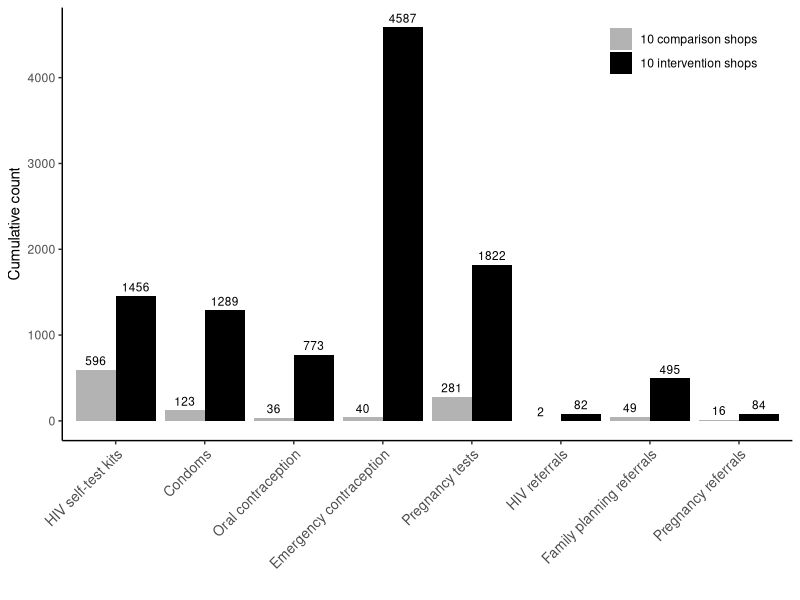
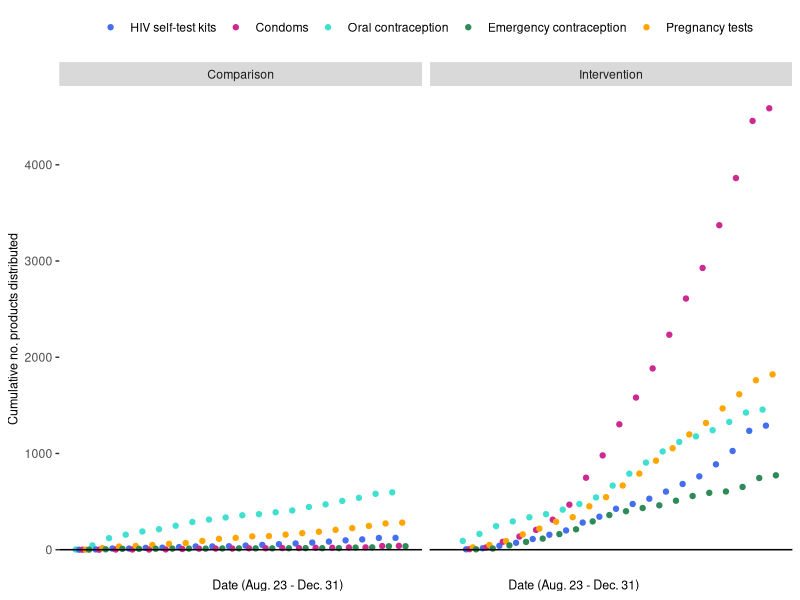
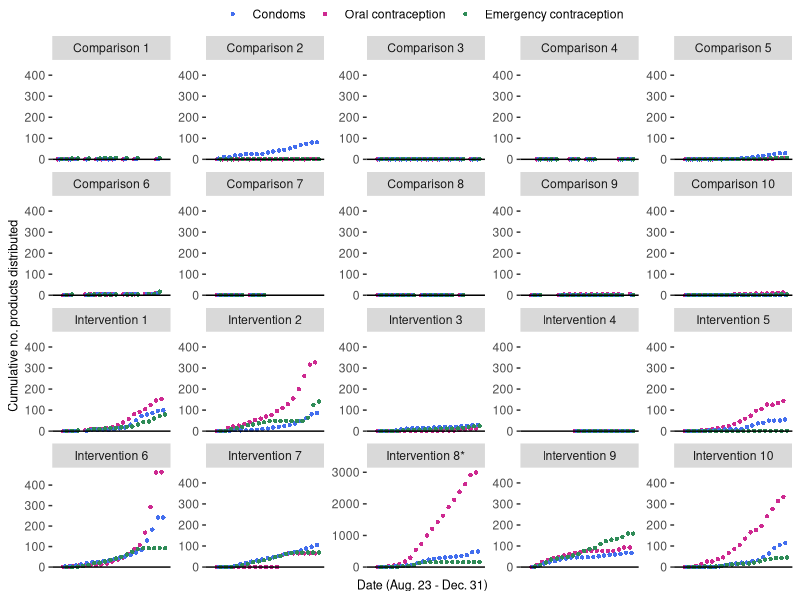

Recreate these plots in R, in order.
## ---- chunk 1
knitr::opts_chunk$set(echo = TRUE)

# Library packages
library("tidyverse")
library("lubridate")

# Load shopkeeper record-keeping data from 20 shops
pink_log <- read_csv("ADDO_record_23Sept2022.csv")

## ---- chunk 2

# Data frame 1: Sum distribution by study arm and week 
pink_weekly <- pink_log %>% 
  group_by(study.arm, epi.week) %>% 
  summarize(hivst = sum(pink.hivst, na.rm = TRUE),
            condoms = sum(condoms, na.rm = TRUE), 
            oc = sum(oc, na.rm = TRUE),
            ec = sum(ec, na.rm = TRUE),
            preg = sum(preg.test, na.rm = TRUE), 
            srh = condoms + oc + ec, 
            hiv.ref = sum(hiv.ref, na.rm = TRUE),
            fp.ref = sum(fp.ref, na.rm = TRUE),
            preg.ref = sum(preg.ref, na.rm = TRUE),
            ref = hiv.ref + fp.ref + preg.ref)

## Add cumulative counts over time
pink_weekly <- arrange(pink_weekly, pink_weekly$study.arm, pink_weekly$epi.week) # Arrange by study arm and then week
pink_weekly$c.hivst <- ave(pink_weekly$hivst, pink_weekly$study.arm, FUN = cumsum)
pink_weekly$c.condoms <- ave(pink_weekly$condoms, pink_weekly$study.arm, FUN = cumsum)
pink_weekly$c.oc <- ave(pink_weekly$oc, pink_weekly$study.arm, FUN = cumsum)
pink_weekly$c.ec <- ave(pink_weekly$ec, pink_weekly$study.arm, FUN = cumsum)
pink_weekly$c.preg <- ave(pink_weekly$preg, pink_weekly$study.arm, FUN = cumsum)
pink_weekly$c.srh <- ave(pink_weekly$srh, pink_weekly$study.arm, FUN = cumsum)
pink_weekly$c.hiv.ref <- ave(pink_weekly$hiv.ref, pink_weekly$study.arm, FUN = cumsum)
pink_weekly$c.fp.ref <- ave(pink_weekly$fp.ref, pink_weekly$study.arm, FUN = cumsum)
pink_weekly$c.preg.ref <- ave(pink_weekly$preg.ref, pink_weekly$study.arm, FUN = cumsum)
pink_weekly$c.ref <- ave(pink_weekly$ref, pink_weekly$study.arm, FUN = cumsum)


# Data frame 2: Sum distribution by study arm only (total/cumulative)
pink_total <- pink_log %>% 
  group_by(study.arm) %>%
  summarize(c.hivst = sum(pink.hivst, na.rm = TRUE),
            c.condoms = sum(condoms, na.rm = TRUE),
            c.oc = sum(oc, na.rm = TRUE),
            c.ec = sum(ec, na.rm = TRUE),
            c.preg = sum(preg.test, na.rm = TRUE),
            c.srh = c.condoms + c.oc + c.ec, 
            c.hiv.ref = sum(hiv.ref, na.rm = TRUE), 
            c.fp.ref = sum(fp.ref, na.rm = TRUE),
            c.preg.ref = sum(preg.ref, na.rm = TRUE),
            c.ref = c.hiv.ref + c.fp.ref + c.preg.ref)


# Data frame 3: Sum distribution by shop ID and week 
pink_shop_weekly <- pink_log %>% 
  group_by(shop.id, epi.week) %>% 
  summarize(hivst = sum(pink.hivst, na.rm = TRUE),
            condoms = sum(condoms, na.rm = TRUE),
            oc = sum(oc, na.rm = TRUE),
            ec = sum(ec, na.rm = TRUE),
            preg = sum(preg.test, na.rm = TRUE), 
            srh = condoms + oc + ec,
            hiv.ref = sum(hiv.ref, na.rm = TRUE),
            fp.ref = sum(fp.ref, na.rm = TRUE),
            preg.ref = sum(preg.ref, na.rm = TRUE),
            ref = hiv.ref + fp.ref + preg.ref)

## Add cumulative counts over time
pink_shop_weekly <- arrange(pink_shop_weekly, pink_shop_weekly$shop.id, pink_shop_weekly$epi.week) # Arrange by study arm and then week
pink_shop_weekly$c.hivst <- ave(pink_shop_weekly$hivst, pink_shop_weekly$shop.id, FUN = cumsum)
pink_shop_weekly$c.condoms <- ave(pink_shop_weekly$condoms, pink_shop_weekly$shop.id, FUN = cumsum)
pink_shop_weekly$c.oc <- ave(pink_shop_weekly$oc, pink_shop_weekly$shop.id, FUN = cumsum)
pink_shop_weekly$c.ec <- ave(pink_shop_weekly$ec, pink_shop_weekly$shop.id, FUN = cumsum)
pink_shop_weekly$c.preg <- ave(pink_shop_weekly$preg, pink_shop_weekly$shop.id, FUN = cumsum)
pink_shop_weekly$c.srh <- ave(pink_shop_weekly$srh, pink_shop_weekly$shop.id, FUN = cumsum)
pink_shop_weekly$c.hiv.ref <- ave(pink_shop_weekly$hiv.ref, pink_shop_weekly$shop.id, FUN = cumsum)
pink_shop_weekly$c.fp.ref <- ave(pink_shop_weekly$fp.ref, pink_shop_weekly$shop.id, FUN = cumsum)
pink_shop_weekly$c.preg.ref <- ave(pink_shop_weekly$preg.ref, pink_shop_weekly$shop.id, FUN = cumsum)
pink_shop_weekly$c.ref <- ave(pink_shop_weekly$ref, pink_shop_weekly$shop.id, FUN = cumsum)

## Merge back study arm variable
study_arm <- distinct(pink_log[,c(1,4)])
pink_shop_weekly <- merge(pink_shop_weekly, study_arm)


# Data frame 4: Sum distribution by shop ID (total/cumulative)
pink_shop_total <- pink_log %>% 
  group_by(shop.id) %>%
  summarize(c.hivst = sum(pink.hivst, na.rm = TRUE),
            c.condoms = sum(condoms, na.rm = TRUE),
            c.oc = sum(oc, na.rm = TRUE),
            c.ec = sum(ec, na.rm = TRUE),
            c.preg = sum(preg.test, na.rm = TRUE),
            c.srh = c.condoms + c.oc + c.ec, 
            c.hiv.ref = sum(hiv.ref, na.rm = TRUE), 
            c.fp.ref = sum(fp.ref, na.rm = TRUE),
            c.preg.ref = sum(preg.ref, na.rm = TRUE),
            c.ref = c.hiv.ref + c.fp.ref + c.preg.ref)

## Merge back study arm variable
pink_shop_total <- merge(pink_shop_total, study_arm)

## ---- chunk 3

# Calculate mean (SD) and median (Q1, Q3) product/referral provision per shop by study arm

desc.arm <- pink_shop_total %>%
  group_by(study.arm) %>%
  summarise(
    mean.hivst = mean(c.hivst, na.rm = TRUE),
    sd.hivst = sd(c.hivst, na.rm = TRUE),
    med.hivst = median(c.hivst, na.rm = TRUE),  
    q1.hivst = quantile(c.hivst, prob = .25, na.rm = TRUE),
    q3.hivst = quantile(c.hivst, prob = .75, na.rm = TRUE),
    
    mean.srh = mean(c.srh, na.rm = TRUE),
    sd.srh = sd(c.srh, na.rm = TRUE),
    med.srh = median(c.srh, na.rm = TRUE),
    q1.srh = quantile(c.srh, prob = .25, na.rm = TRUE),
    q3.srh = quantile(c.srh, prob = .75, na.rm = TRUE),
    
    mean.condoms = mean(c.condoms, na.rm = TRUE),
    sd.condoms = sd(c.condoms, na.rm = TRUE),
    med.condoms = median(c.condoms, na.rm = TRUE),
    q1.condoms = quantile(c.condoms, prob = .25, na.rm = TRUE),
    q3.condoms = quantile(c.condoms, prob = .75, na.rm = TRUE),
    
    mean.oc = mean(c.oc, na.rm = TRUE),
    sd.oc = sd(c.oc, na.rm = TRUE),
    med.oc = median(c.oc, na.rm = TRUE),
    q1.oc = quantile(c.oc, prob = .25, na.rm = TRUE),
    q3.oc = quantile(c.oc, prob = .75, na.rm = TRUE),
    
    mean.ec = mean(c.ec, na.rm = TRUE),
    sd.ec = sd(c.ec, na.rm = TRUE),
    med.ec = median(c.ec, na.rm = TRUE),
    q1.ec = quantile(c.ec, prob = .25, na.rm = TRUE),
    q3.ec = quantile(c.ec, prob = .75, na.rm = TRUE),
    
    mean.preg = mean(c.preg, na.rm = TRUE),
    sd.preg = sd(c.preg, na.rm = TRUE),
    med.preg = median(c.preg, na.rm = TRUE), 
    q1.preg = quantile(c.preg, prob = .25, na.rm = TRUE),
    q3.preg = quantile(c.preg, prob = .75, na.rm = TRUE),
    
    mean.hiv.ref = mean(c.hiv.ref, na.rm = TRUE),
    sd.hiv.ref = sd(c.hiv.ref, na.rm = TRUE),
    med.hiv.ref = median(c.hiv.ref, na.rm = TRUE), 
    q1.hiv.ref = quantile(c.hiv.ref, prob = .25, na.rm = TRUE),
    q3.hiv.rev = quantile(c.hiv.ref, prob = .75, na.rm = TRUE),
    
    mean.fp.ref = mean(c.fp.ref, na.rm = TRUE),
    sd.fp.ref = sd(c.fp.ref, na.rm = TRUE),
    med.fp.ref = median(c.fp.ref, na.rm = TRUE), 
    q1.fp.ref = quantile(c.fp.ref, prob = .25, na.rm = TRUE),
    q3.fp.ref = quantile(c.fp.ref, prob = .75, na.rm = TRUE),
    
    mean.preg.ref = mean(c.preg.ref, na.rm = TRUE),
    sd.preg.ref = sd(c.preg.ref, na.rm = TRUE),
    med.preg.ref = median(c.preg.ref, na.rm = TRUE), 
    q1.preg.ref = quantile(c.preg.ref, prob = .25, na.rm = TRUE),
    q3.preg.ref = quantile(c.preg.ref, prob = .75, na.rm = TRUE),
    
    mean.ref = mean(c.ref, na.rm = TRUE),
    sd.ref = sd(c.ref, na.rm = TRUE),
    med.ref = median(c.ref, na.rm = TRUE), 
    q1.ref = quantile(c.ref, prob = .25, na.rm = TRUE),
    q3.ref = quantile(c.ref, prob = .75, na.rm = TRUE))

desc.arm.test <- data.frame(t(desc.arm[-1])) # Rotate data frame
colnames(desc.arm.test) <- c("comparison", "intervention")
desc.arm.test$name <- rownames(desc.arm.test)


# Statistical tests

## T-tests for means
t.pvalue <- data.frame(t.pvalue = sapply(pink_shop_total[, 2:11], function(i) t.test(i ~ pink_shop_total$study.arm)$p.value))
t.pvalue$name <- rownames(t.pvalue)
t.pvalue$name <- paste("mean.", substring(t.pvalue$name, 3), sep = "") # Match for merge with desc.arm.test
desc.arm.test.mean <- merge(desc.arm.test, t.pvalue) # Merge p-values

## Kruskal Wallis tests for medians
k.pvalue <- data.frame(k.pvalue = sapply(pink_shop_total[, 2:11], function(i) kruskal.test(i ~ pink_shop_total$study.arm)$p.value))
k.pvalue$name <- rownames(k.pvalue)
k.pvalue$name <- paste("med.", substring(k.pvalue$name, 3), sep = "") # Match for merge with desc.arm.test
desc.arm.test.med <- merge(desc.arm.test, k.pvalue) # Merge p-values

## ---- chunk 4

# [Supplementary] Graph total product and referral provision by study arm

## Change long to wide
bar_plot <- tidyr::gather(pink_total, key = type, value = counts, -study.arm) 

## Remove summed contraceptive product and referral variables (c.srh & c.ref)
bar_plot <- bar_plot[which (bar_plot$type != "c.srh" & bar_plot$type != "c.ref"), ]

## Order and label variables
bar_plot$type <- factor(bar_plot$type, 
                    levels = c("c.hivst", "c.condoms", "c.oc", "c.ec", "c.preg", "c.hiv.ref", "c.fp.ref", "c.preg.ref"),
                    labels = c("HIV self-test kits", "Condoms", "Oral contraception", "Emergency contraception",  "Pregnancy tests", "HIV referrals", "Family planning referrals", "Pregnancy referrals"))
# table(bar_plot$type)

bar_plot$study.arm <- factor(bar_plot$study.arm, 
                    levels = c("Comparison", "Intervention"),
                    labels = c("10 comparison shops", "10 intervention shops"))
# table(bar_plot$study.arm)

## Plot
cumulative.bar <- ggplot(bar_plot, aes(x = type, y = counts, fill = study.arm)) +
  geom_bar(stat = "identity", position = position_dodge(0.9)) + 
  scale_x_discrete() +
  scale_fill_manual(values = c('grey70', 'black'), name = "") + 
  ylab("Cumulative count") + 
  xlab("") + 
  geom_text(aes(label = counts), position = position_dodge(width=0.9), vjust = -0.5, size = 3) +
  theme(panel.grid.major = element_blank(), 
        panel.grid.minor = element_blank(), 
        panel.background = element_blank(), 
        axis.line = element_line(colour = "black"), 
        axis.text.x = element_text(angle = 45, hjust = 1, size = 10),
        legend.title = element_blank(),
        legend.position = c(0.85, 0.9))
cumulative.bar


# [Supplementary] Graph cumulative SRH product distribution over time by study arm

srh.prod <- ggplot(pink_weekly, aes(x = epi.week)) +
  geom_point(aes(y = c.hivst, colour = "HIV self-test kits")) +
  geom_point(aes(y = c.condoms, colour = "Condoms", x = (epi.week+0.2))) + # Stagger x-axis value to avoid overlapping points
  geom_point(aes(y = c.ec, colour = "Emergency contraception", x = (epi.week+0.4))) + 
  geom_point(aes(y = c.preg, colour = "Pregnancy tests", x = (epi.week+0.6))) +  
  geom_point(aes(y = c.oc, colour = "Oral contraception", x = (epi.week+0.8))) +
  facet_wrap(~ study.arm) + 
  scale_color_manual(labels = c("HIV self-test kits", "Condoms", "Oral contraception", "Emergency contraception", "Pregnancy tests"),
                     values = c("HIV self-test kits" = "turquoise", "Condoms" = "royalblue2", "Oral contraception" = "seagreen", "Emergency contraception" = "maroon3", "Pregnancy tests" = "orange")) +
  xlab("Date (Aug. 23 - Dec. 31)                                                       Date (Aug. 23 - Dec. 31)") +
  ylab("Cumulative no. products distributed") + 
  geom_hline(yintercept = 0) +
  theme(panel.grid.major = element_blank(), 
        panel.grid.minor = element_blank(), 
        panel.background = element_blank(),
        axis.title = element_text(size = 9),
        axis.text.x = element_blank(), 
        axis.ticks.x = element_blank(), 
        plot.title = element_text(hjust = 0.5),
        legend.title = element_blank(),
        legend.position = "top",
        legend.spacing.x = unit(0.05, 'cm'),
        legend.key = element_blank())
srh.prod


# [Supplementary] Graph cumulative contraceptive distribution over time by shop

## Add * to Intervention 8 to indicate rescaling
pink_shop_weekly$shop.id.2 <- factor(pink_shop_weekly$shop.id, 
                    levels = c("Comparison 1", "Comparison 2", "Comparison 3", "Comparison 4", "Comparison 5", "Comparison 6", "Comparison 7", "Comparison 8", "Comparison 9", "Comparison 10", "Intervention 1", "Intervention 2", "Intervention 3", "Intervention 4", "Intervention 5", "Intervention 6", "Intervention 7", "Intervention 8", "Intervention 9", "Intervention 10"),
                    labels = c("Comparison 1", "Comparison 2", "Comparison 3", "Comparison 4", "Comparison 5", "Comparison 6", "Comparison 7", "Comparison 8", "Comparison 9", "Comparison 10", "Intervention 1", "Intervention 2", "Intervention 3", "Intervention 4", "Intervention 5", "Intervention 6", "Intervention 7", "Intervention 8*", "Intervention 9", "Intervention 10"))

## Set higher Y-axis maximum for Intervention 8
pink_shop_weekly$y_max <- NA
pink_shop_weekly$y_max[pink_shop_weekly$shop.id.2 != "Intervention 8"] <- 450
pink_shop_weekly$y_max[pink_shop_weekly$shop.id.2 == "Intervention 8"] <- 3000

cont.shop.cum <- ggplot(pink_shop_weekly, aes(x = epi.week)) +
  geom_point(aes(y = c.ec, colour = "Emergency contraception"), stroke = 0) + 
  geom_point(aes(y = c.condoms, colour = "Condoms", x = (epi.week+0.33)), stroke = 0) +
  geom_point(aes(y = c.oc, colour = "Oral contraception", x = (epi.week+0.66)), stroke = 0) +
  facet_wrap(~ shop.id.2, scales = "free_y") +
  geom_blank(aes(y = y_max))+ 
  scale_color_manual(labels = c("Condoms", "Oral contraception", "Emergency contraception"), 
                     values = c( "Condoms" = "royalblue2", "Oral contraception" = "seagreen", "Emergency contraception" = "maroon3")) +
  xlab("Date (Aug. 23 - Dec. 31)") +
  ylab("Cumulative no. products distributed") + 
  geom_hline(yintercept = 0) +
  theme(panel.grid.major = element_blank(), 
        panel.grid.minor = element_blank(), 
        panel.background = element_blank(),
        axis.title = element_text(size = 9), 
        axis.text.x = element_blank(), 
        axis.ticks.x = element_blank(), 
        plot.title = element_text(hjust = 0.5),
        legend.title = element_blank(),
        legend.position = "top",
        legend.margin = margin(0,0,0,0),
        legend.box.margin = margin(-4,-4,-4,-4),
        legend.key = element_blank())
cont.shop.cum

## ---- chunk 5

# [Supplementary] Rerun analyses excluding outlying Intervention Shop 8

pink_shop_drop <- pink_log[ which(pink_log$shop.id != "Intervention 8"), ]

pink_shop_total_drop <- pink_shop_total[ which(pink_shop_total$shop.id != "Intervention 8"), ]

## Sum distribution by study arm (total/cumulative)
pink_total_drop <- pink_shop_drop %>% 
  group_by(study.arm) %>%
  summarize(c.hivst = sum(pink.hivst, na.rm = TRUE),
            c.condoms = sum(condoms, na.rm = TRUE),
            c.oc = sum(oc, na.rm = TRUE),
            c.ec = sum(ec, na.rm = TRUE),
            c.preg = sum(preg.test, na.rm = TRUE),
            c.srh = c.condoms+c.oc+c.ec, 
            c.hiv.ref = sum(hiv.ref, na.rm = TRUE), 
            c.fp.ref = sum(fp.ref, na.rm = TRUE),
            c.preg.ref = sum(preg.ref, na.rm = TRUE),
            c.ref = c.hiv.ref + c.fp.ref + c.preg.ref)

## Calculate mean (SD) and median (Q1, Q3) product/referral provision per shop by study arm
desc.arm.drop <- pink_shop_total_drop %>%
  group_by(study.arm) %>%
  summarise(
    mean.hivst = mean(c.hivst, na.rm = TRUE),
    sd.hivst = sd(c.hivst, na.rm = TRUE),
    med.hivst = median(c.hivst, na.rm = TRUE),  
    q1.hivst = quantile(c.hivst, prob = .25, na.rm = TRUE),
    q3.hivst = quantile(c.hivst, prob = .75, na.rm = TRUE),
    
    mean.srh = mean(c.srh, na.rm = TRUE),
    sd.srh = sd(c.srh, na.rm = TRUE),
    med.srh = median(c.srh, na.rm = TRUE),
    q1.srh = quantile(c.srh, prob = .25, na.rm = TRUE),
    q3.srh = quantile(c.srh, prob = .75, na.rm = TRUE),
    
    mean.condoms = mean(c.condoms, na.rm = TRUE),
    sd.condoms = sd(c.condoms, na.rm = TRUE),
    med.condoms = median(c.condoms, na.rm = TRUE),
    q1.condoms = quantile(c.condoms, prob = .25, na.rm = TRUE),
    q3.condoms = quantile(c.condoms, prob = .75, na.rm = TRUE),
    
    mean.oc = mean(c.oc, na.rm = TRUE),
    sd.oc = sd(c.oc, na.rm = TRUE),
    med.oc = median(c.oc, na.rm = TRUE),
    q1.oc = quantile(c.oc, prob = .25, na.rm = TRUE),
    q3.oc = quantile(c.oc, prob = .75, na.rm = TRUE),
    
    mean.ec = mean(c.ec, na.rm = TRUE),
    sd.ec = sd(c.ec, na.rm = TRUE),
    med.ec = median(c.ec, na.rm = TRUE),
    q1.ec = quantile(c.ec, prob = .25, na.rm = TRUE),
    q3.ec = quantile(c.ec, prob = .75, na.rm = TRUE),
    
    mean.preg = mean(c.preg, na.rm = TRUE),
    sd.preg = sd(c.preg, na.rm = TRUE),
    med.preg = median(c.preg, na.rm = TRUE), 
    q1.preg = quantile(c.preg, prob = .25, na.rm = TRUE),
    q3.preg = quantile(c.preg, prob = .75, na.rm = TRUE),
    
    mean.hiv.ref = mean(c.hiv.ref, na.rm = TRUE),
    sd.hiv.ref = sd(c.hiv.ref, na.rm = TRUE),
    med.hiv.ref = median(c.hiv.ref, na.rm = TRUE), 
    q1.hiv.ref = quantile(c.hiv.ref, prob = .25, na.rm = TRUE),
    q3.hiv.rev = quantile(c.hiv.ref, prob = .75, na.rm = TRUE),
    
    mean.fp.ref = mean(c.fp.ref, na.rm = TRUE),
    sd.fp.ref = sd(c.fp.ref, na.rm = TRUE),
    med.fp.ref = median(c.fp.ref, na.rm = TRUE), 
    q1.fp.ref = quantile(c.fp.ref, prob = .25, na.rm = TRUE),
    q3.fp.ref = quantile(c.fp.ref, prob = .75, na.rm = TRUE),
    
    mean.preg.ref = mean(c.preg.ref, na.rm = TRUE),
    sd.preg.ref = sd(c.preg.ref, na.rm = TRUE),
    med.preg.ref = median(c.preg.ref, na.rm = TRUE), 
    q1.preg.ref = quantile(c.preg.ref, prob = .25, na.rm = TRUE),
    q3.preg.ref = quantile(c.preg.ref, prob = .75, na.rm = TRUE),
    
    mean.ref = mean(c.ref, na.rm = TRUE),
    sd.ref = sd(c.ref, na.rm = TRUE),
    med.ref = median(c.ref, na.rm = TRUE), 
    q1.ref = quantile(c.ref, prob = .25, na.rm = TRUE),
    q3.ref = quantile(c.ref, prob = .75, na.rm = TRUE))

desc.arm.drop.test <- data.frame(t(desc.arm.drop[-1])) 
colnames(desc.arm.drop.test) <- c("comparison", "intervention")
desc.arm.drop.test$name <- rownames(desc.arm.drop.test)


# Statistical tests

## T-tests for means
t.pvalue <- data.frame(t.pvalue = sapply(pink_shop_total_drop[, 2:11], function(i) t.test(i ~ pink_shop_total_drop$study.arm)$p.value))
t.pvalue$name <- rownames(t.pvalue)
t.pvalue$name <- paste("mean.", substring(t.pvalue$name, 3), sep = "") 
desc.arm.drop.test.mean <- merge(desc.arm.drop.test, t.pvalue) 

## Kruskal Wallis tests for medians
k.pvalue <- data.frame(k.pvalue = sapply(pink_shop_total_drop[, 2:11], function(i) kruskal.test(i ~ pink_shop_total_drop$study.arm)$p.value))
k.pvalue$name <- rownames(k.pvalue)
k.pvalue$name <- paste("med.", substring(k.pvalue$name, 3), sep = "") 
desc.arm.drop.test.med <- merge(desc.arm.drop.test, k.pvalue) 

